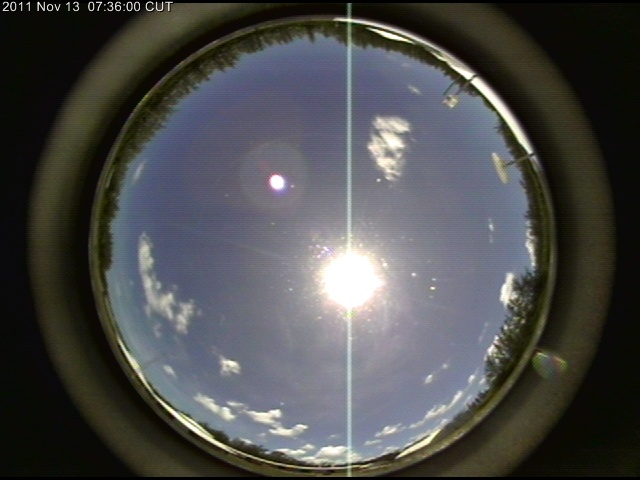
#> input picture images/metcrax/clear/mc_1_127.jpg, 640 x 480 px
$ jupyter execute --allow-errors aodqc_example.ipynb   (shell and % lines are left out)
#> lines starting #> are read from the running program, lines starting #| are printed output that depends on the picture; after the words box and inside, x2 and y2 are one past the last pixel; in counts of white or black regions, pixels touching at a corner belong together
<a href="https://colab.research.google.com/github/eawendt/aodqc/blob/main/aodqc_example.ipynb" target="_parent"></a>

# Code example accompanying "A cloud screening algorithm for ground-based aerosol optical depth measurements using all-sky images and deep transfer learning."

[cell 1]
import cv2
import glob
import matplotlib.pyplot as plt
import natsort
import numpy as np
import random
import tensorflow as tf
from tensorflow.keras.applications.vgg16 import VGG16 as PretrainedModel, preprocess_input
from tensorflow.keras.models import Model, load_model

Clone the project repository to get access to the raw images.

[cell 2]
# Comment out if you are not using method 1 (Colab)

## Pre-processing functions

The following functions are used to crop an all-sky image to the . Functions with a leading _ are intermediate function. To pre-process an all-sky image, call the ```crop_image``` function with your image as the argument. Before passing the cropped image into the classifier model, be sure to pass the cropped image into the ```prep_vgg``` function, which will scale the channels to values that vgg expects.

[cell 3]
# Data import
def _standardize_image(image, edge_len = 840):
  '''
  Standardizes input images to a default size of 840x840 pixels

    Parameters:
      image: An all-sky image
      edge_len: The desired edge length

    Returns:
      scaled: A scaled image
  '''
  scale = edge_len / image.shape[0]

  scaled_image = cv2.resize(image, None, fx = scale, fy = scale, interpolation = cv2.INTER_AREA)

  col1 = int((scaled_image.shape[1] - scaled_image.shape[0]) / 2)
  col2 = int(scaled_image.shape[1] - col1)

  row1 = int(0)
  row2 = int(scaled_image.shape[1])

  scaled = scaled_image[row1:row2, col1:col2]

  return(scaled)

# Processing
def _threshold_image(image):
  '''
  Applies a multistage thresholding procedure to an all-sky image

    Parameters:
      image: An all-sky image

    Returns:
      seg: An all-sky image with the sunlit pixels isolated
  '''
  b = image[:, :, 0] # Get only the blue channel
  th, seg_tmp = cv2.threshold(b, 252, 255, cv2.THRESH_BINARY)
  seg_tmp  = cv2.GaussianBlur(src = seg_tmp , ksize = (15, 15), sigmaX = 0)
  seg_tmp  = cv2.bilateralFilter(src = seg_tmp , d = 15, sigmaColor = 25, sigmaSpace = 25)
  th, seg = cv2.threshold(seg_tmp, 50, 255, cv2.THRESH_BINARY)

  return seg

def _calc_sun_contour(seg):
  '''
  Finds the contour most likely to be the solar disk.

    Parameters:
      seg: A previously thresholded all-sky image.

    Returns: The contour of the solar disk.
  '''
  contours, hierarchy = cv2.findContours(image = seg, mode = cv2.RETR_EXTERNAL, method = cv2.CHAIN_APPROX_SIMPLE)

  max_circ = 0
  sun = None

  for cn in contours:
    area = cv2.contourArea(cn)
    if (area > 2750):
      arc_length = cv2.arcLength(cn, True)
      circularity = 4 * np.pi * area / (arc_length * arc_length)
      if circularity > max_circ:
          max_circ = circularity
          sun = cn

  return sun

def _calc_sun_center(contour):
  '''
  Finds the center of a contour, in this case, the contour of the solar disk.

    Parameters:
      contour: A contour returned by the _calc_sun_contour() function

    Returns:
      cx: The row of the image containing the center of the solar disk
      cy: The column of the image containing the center of the solar disk
  '''
  M = cv2.moments(contour)
  cx = int(M["m01"] / M["m00"])
  cy = int(M["m10"] / M["m00"])

  return cx, cy

def _crop_to_sun(image, cx, cy, offset = 112):
  '''
  Crops the image around the solar disk. If no solar disk is found, then it
  crops the image in the center of the image.

    Parameters:
      image: A scaled all-sky image.
      cx: The row of the image containing the center of the solar disk
      cy: The column of the image containing the center of the solar disk
      offset: Desired offset from center of the solar disk. Default 112
      for shape of 224x224.

    Returns:
      cropped: Cropped all-sky image
  '''

  xmax = image.shape[0]
  ymax = image.shape[1]

  # Find how much space there is between sun center and edge of image
  spc_xl = cx
  spc_xu = xmax - cx
  spc_yl = cy
  spc_yu = ymax - cy

  if (cx <= offset):
    xl = cx
  else:
    xl = offset

  if ((xmax - cx) <= offset):
    xu = xmax - cx
  else:
    xu = offset

  if (cy <= offset):
    yl = cx
  else:
    yl = offset

  if ((ymax - cy) <= offset):
    yu = ymax - cy
  else:
    yu = offset

  cropped = image[(cx - xl):(cx + xu), (cy - yl):(cy + yu)]

  return cropped

def crop_image(image, offset = 112):
  '''
  Returns a cropped all-sky image

    Parameters:
      image: An unprocessed all-sky image
      offset: Desired offset from center of the solar disk. Default 112
      for shape of 224x224.

    Returns:
      cropped: A cropped all-sky image
  '''
  scaled = _standardize_image(image = image)
  seg = _threshold_image(image = scaled)
  sun = _calc_sun_contour(seg = seg)
  if sun is not None:
    # If the sun is found, calculate the center of the sun
    cx, cy = _calc_sun_center(contour = sun)
  else:
    # If the sun is not found, set center equal to the center of the scaled image
    cx, cy = int(scaled.shape[0] / 2), int(scaled.shape[1] / 2)

  cropped = _crop_to_sun(image = scaled, cx = cx, cy = cy, offset = offset)
  return cropped

def prep_vgg(image):
  '''
  Returns an image prepared to interface with vgg network

  Parameters:
    images: Cropped all-sky image

  Returns:
    im_vgg: image prepared for input into vgg
  '''
  im_rgb = cv2.cvtColor(image, cv2.COLOR_BGR2RGB) # cv2 gives bgr by default while vgg expects rgb
  im_vgg = preprocess_input(im_rgb)
  return im_vgg

### Testing pre-process function on a random image

Function to show the image using matplotlib. Note that opencv using BGR color channels so we need to convert to RGB before displaying with matplotlib.

[cell 4]
def show_image(img):
  img_rgb = cv2.cvtColor(src=img, code=cv2.COLOR_BGR2RGB)
  fig = plt.figure(figsize=[6, 6]);
  plt.axis("off");
  plt.imshow(img_rgb);

Get a sorted list of raw image files.

[cell 5]
raw_image_files = natsort.natsorted(glob.glob('aodqc/images/*/*/*.jpg'))

[cell 6]
rand_ind = random.randint(0, len(raw_image_files))
raw_image = cv2.imread(raw_image_files[rand_ind]) # Change this to look at a specific image
#> raw_image is the input picture: shape (480, 640, 3); mean B, G, R 75.7, 76, 75.7

[cell 7]
show_image(raw_image)

[cell 8]
cropped = crop_image(raw_image)
#> in _standardize_image, `scaled = scaled_image[row1:row2, col1:col2]`:
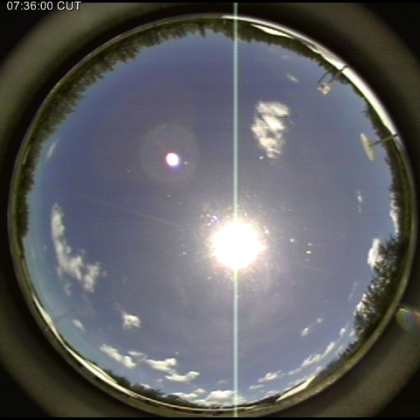
#> scaled: shape (840, 840, 3) (shown at 1/2 size); mean B, G, R 96.8, 94.5, 93.8
#> in _threshold_image, `b = image[:, :, 0]`:
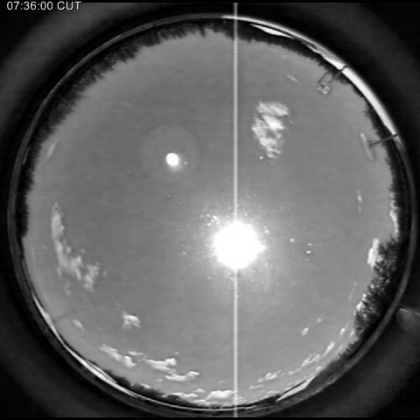
#> b: shape (840, 840) (shown at 1/2 size); min 0, max 255, mean 96.8
#> in _threshold_image, `th, seg_tmp = cv2.threshold(b, 252, 255, cv2.THRESH_BINARY)`:
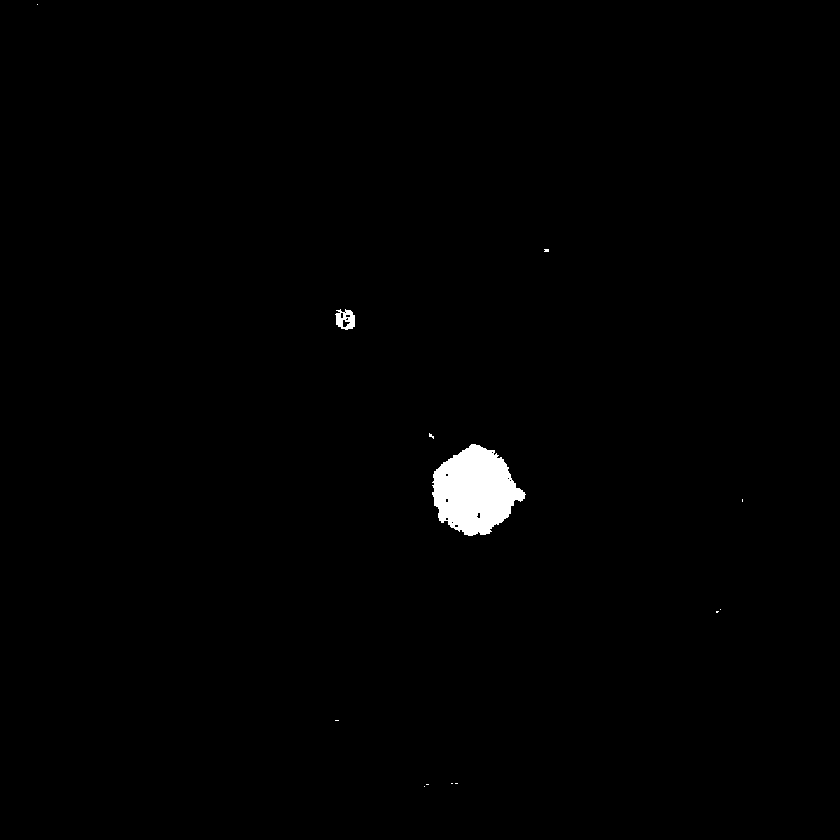
#> seg_tmp: shape (840, 840); 0.86% white; 13 white regions (11 under 20 px), largest, box (x1, y1, x2, y2) and area: (432, 444, 526, 536) 5728, (335, 309, 355, 330) 273
#> in _threshold_image, `th, seg = cv2.threshold(seg_tmp, 50, 255, cv2.THRESH_BINARY)`:
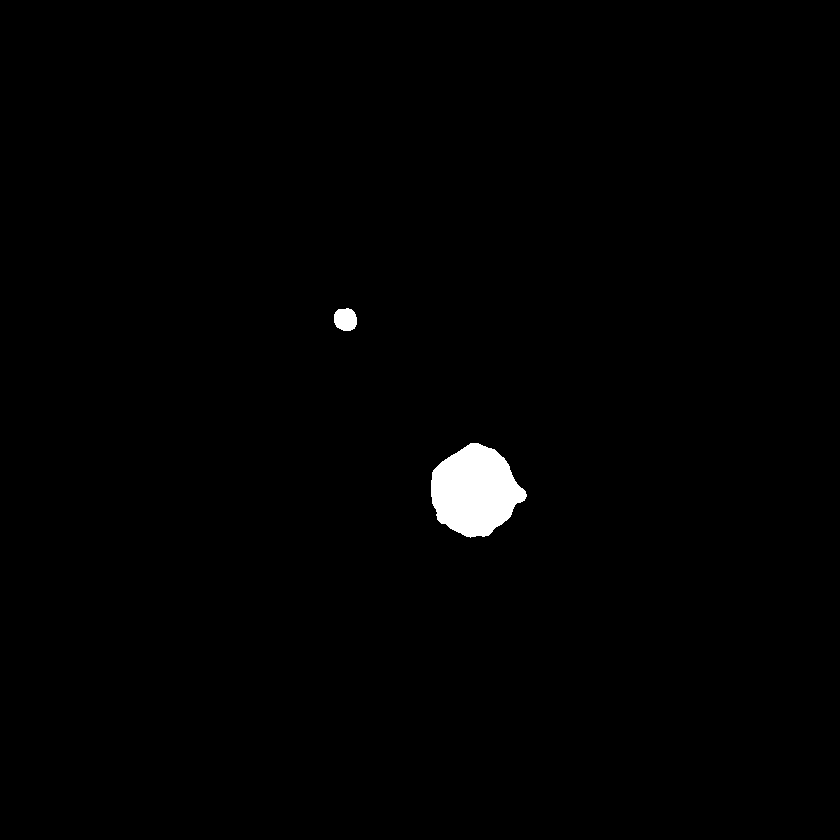
#> seg: shape (840, 840); 0.96% white; 2 white regions
#> in _calc_sun_contour, `contours, hierarchy = cv2.findContours(image = seg, mode = cv2.RETR_EX..`: contours = 2 contours; box (x1, y1, x2, y2) and area: (431, 443, 527, 538) 6176, (334, 308, 357, 331) 398
#> the loop in _calc_sun_contour, `for cn in contours:` made 2 passes
#> (area, arc_length, circularity, max_circ) on pass 1: (6176, 309.4, 0.811, 0.811)
#> after the loop in _calc_sun_contour, `for cn in contours:`: max_circ = 0.811; sun = contour of 138 points, box (x1, y1, x2, y2) (431, 443, 527, 538), area 6176
#> in _calc_sun_center, `M = cv2.moments(contour)`: M = moments, m00 6176, centre m10/m00, m01/m00 = (474.4, 490.6)
#> in _calc_sun_center, `cx = int(M["m01"] / M["m00"])`: cx = 490
#> in _calc_sun_center, `cy = int(M["m10"] / M["m00"])`: cy = 474
#> in crop_image, `cx, cy = _calc_sun_center(contour = sun)`: cx = 490; cy = 474
#> in _crop_to_sun, `spc_xl = cx`: spc_xl = 490
#> in _crop_to_sun, `spc_xu = xmax - cx`: spc_xu = 350
#> in _crop_to_sun, `spc_yl = cy`: spc_yl = 474
#> in _crop_to_sun, `spc_yu = ymax - cy`: spc_yu = 366
#> in _crop_to_sun, `cropped = image[(cx - xl):(cx + xu), (cy - yl):(cy + yu)]`:
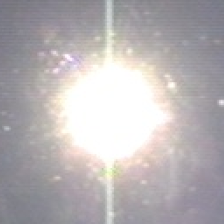
#> cropped: shape (224, 224, 3); mean B, G, R 179.7, 177.7, 182.6

[cell 9]
show_image(cropped)

$ run again, on images/metcrax/clear/mc_1_142.jpg
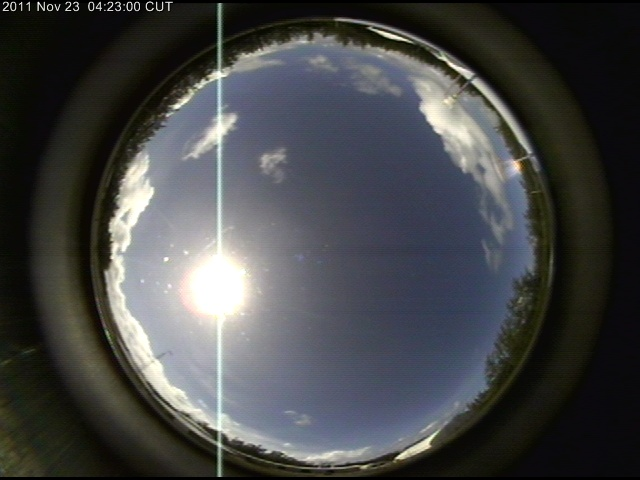
#> input picture images/metcrax/clear/mc_1_142.jpg, 640 x 480 px
#> raw_image is the input picture: shape (480, 640, 3); mean B, G, R 70.8, 70.1, 68.7
#> in _threshold_image, `th, seg_tmp = cv2.threshold(b, 252, 255, cv2.THRESH_BINARY)`:
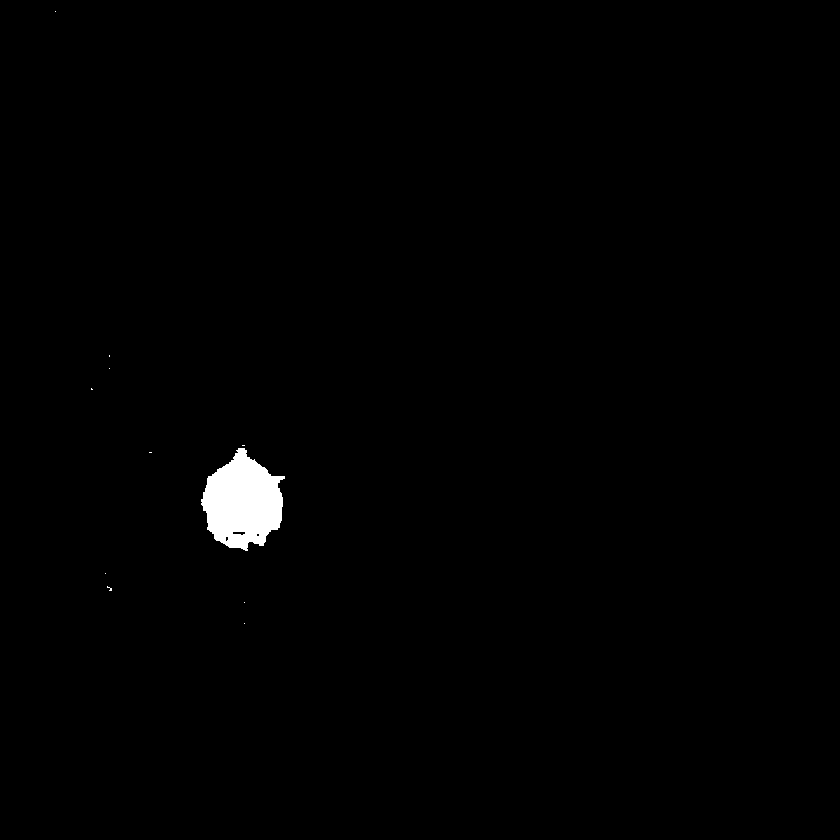
#> seg_tmp: shape (840, 840); 0.82% white; 11 white regions (10 under 20 px), largest, box (x1, y1, x2, y2) and area: (201, 448, 285, 551) 5731
#> seg: shape (840, 840); 0.9% white; 1 white region
#> contours = 1 contour; box (x1, y1, x2, y2) and area: (200, 446, 285, 552) 6198
#> the loop in _calc_sun_contour, `for cn in contours:` made 1 pass
#> (area, arc_length, circularity, max_circ) on pass 1: (6198, 322, 0.751, 0.751)
#> after the loop in _calc_sun_contour, `for cn in contours:`: max_circ = 0.751; sun = contour of 141 points, box (x1, y1, x2, y2) (200, 446, 285, 552), area 6198
#> M = moments, m00 6198, centre m10/m00, m01/m00 = (242.4, 502.1)
#> in _calc_sun_center, `cx = int(M["m01"] / M["m00"])`: cx = 502
#> in _calc_sun_center, `cy = int(M["m10"] / M["m00"])`: cy = 242
#> in crop_image, `cx, cy = _calc_sun_center(contour = sun)`: cx = 502; cy = 242
#> spc_xl = 502
#> spc_xu = 338
#> spc_yl = 242
#> spc_yu = 598
#> in _crop_to_sun, `cropped = image[(cx - xl):(cx + xu), (cy - yl):(cy + yu)]`:
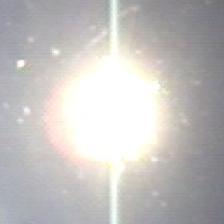
#> cropped: shape (224, 224, 3); mean B, G, R 190.3, 191.7, 194.3
#> img_rgb: shape (224, 224, 3)

$ run again, on images/metcrax/clear/mc_1_154.jpg
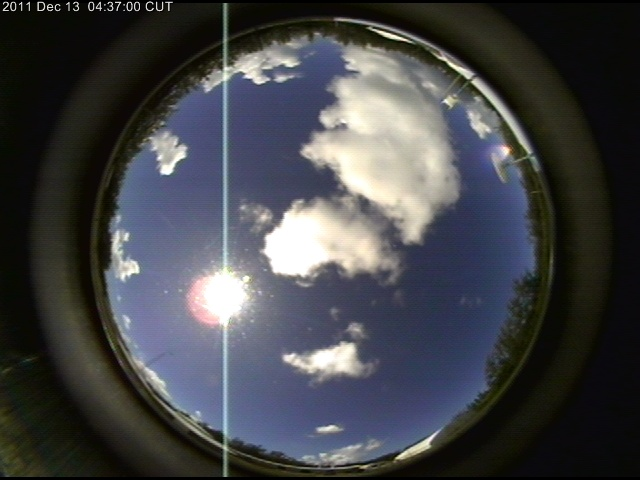
#> input picture images/metcrax/clear/mc_1_154.jpg, 640 x 480 px
#> raw_image is the input picture: shape (480, 640, 3); mean B, G, R 71.5, 68.1, 66.8
#> in _threshold_image, `th, seg_tmp = cv2.threshold(b, 252, 255, cv2.THRESH_BINARY)`:
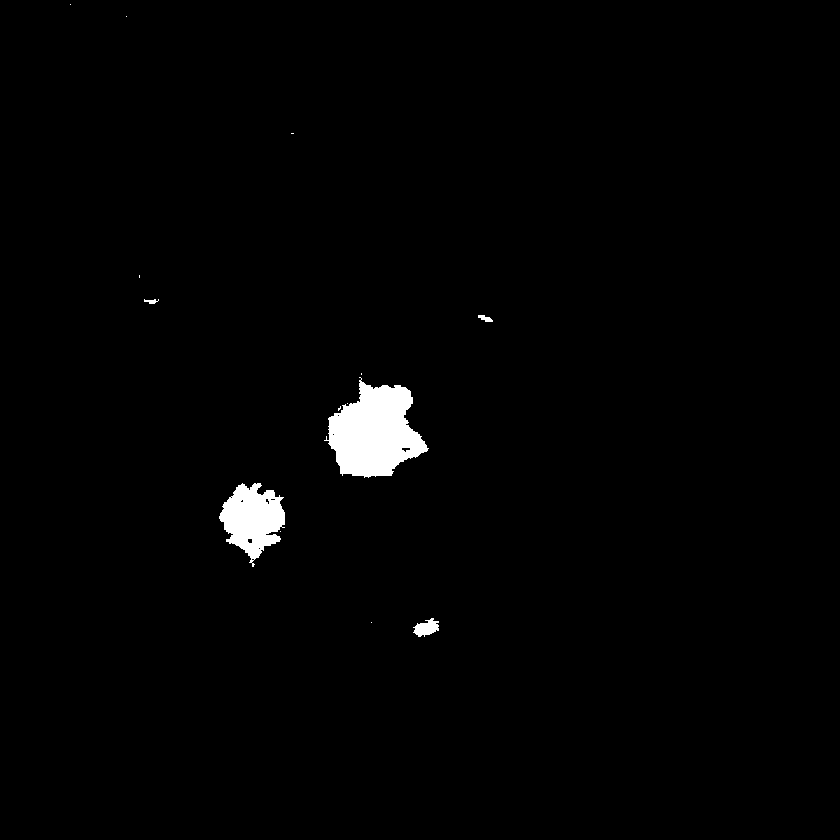
#> seg_tmp: shape (840, 840); 1.4% white; 14 white regions (9 under 20 px), largest, box (x1, y1, x2, y2) and area: (324, 377, 429, 478) 6447, (219, 483, 285, 567) 3293, (413, 618, 439, 637) 302, (478, 315, 493, 322) 63, (144, 299, 159, 304) 44
#> seg: shape (840, 840); 1.6% white; 5 white regions
#> contours = 5 contours; box (x1, y1, x2, y2) and area: (325, 379, 429, 479) 6962, (218, 482, 287, 566) 3724, (413, 617, 440, 638) 382, (478, 313, 493, 324) 92, (145, 298, 158, 306) 60
#> the loop in _calc_sun_contour, `for cn in contours:` made 5 passes
#> (area, arc_length, circularity, max_circ) on pass 2: (3724, 257.4, 0.706, 0.706)
#> after the loop in _calc_sun_contour, `for cn in contours:`: max_circ = 0.706; sun = contour of 120 points, box (x1, y1, x2, y2) (218, 482, 287, 566), area 3724
#> M = moments, m00 3724, centre m10/m00, m01/m00 = (252.6, 518.9)
#> in _calc_sun_center, `cx = int(M["m01"] / M["m00"])`: cx = 518
#> in _calc_sun_center, `cy = int(M["m10"] / M["m00"])`: cy = 252
#> in crop_image, `cx, cy = _calc_sun_center(contour = sun)`: cx = 518; cy = 252
#> spc_xl = 518
#> spc_xu = 322
#> spc_yl = 252
#> spc_yu = 588
#> in _crop_to_sun, `cropped = image[(cx - xl):(cx + xu), (cy - yl):(cy + yu)]`:
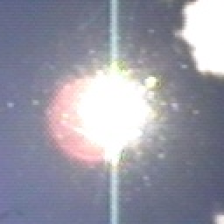
#> cropped: shape (224, 224, 3); mean B, G, R 164.3, 150.9, 151.1
#> img_rgb: shape (224, 224, 3)
